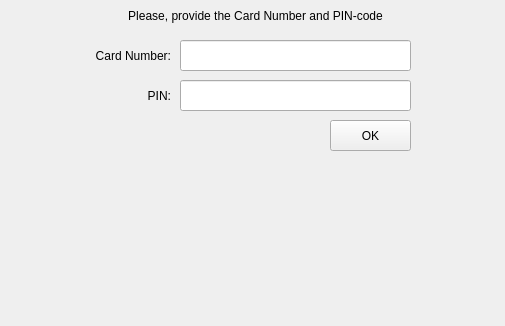
<?xml version="1.0" encoding="UTF-8"?>
<ui version="4.0">
 <class>AuthWidget</class>
 <widget class="QWidget" name="AuthWidget">
  <property name="geometry">
   <rect>
    <x>0</x>
    <y>0</y>
    <width>505</width>
    <height>326</height>
   </rect>
  </property>
  <property name="minimumSize">
   <size>
    <width>505</width>
    <height>141</height>
   </size>
  </property>
  <property name="windowTitle">
   <string>Form</string>
  </property>
  <property name="styleSheet">
   <string notr="true"/>
  </property>
  <widget class="QPushButton" name="authButton">
   <property name="geometry">
    <rect>
     <x>330</x>
     <y>120</y>
     <width>81</width>
     <height>31</height>
    </rect>
   </property>
   <property name="text">
    <string>OK</string>
   </property>
  </widget>
  <widget class="QLineEdit" name="pinInput">
   <property name="geometry">
    <rect>
     <x>180</x>
     <y>80</y>
     <width>231</width>
     <height>31</height>
    </rect>
   </property>
   <property name="echoMode">
    <enum>QLineEdit::Password</enum>
   </property>
  </widget>
  <widget class="QLabel" name="cardNumberLabel">
   <property name="geometry">
    <rect>
     <x>60</x>
     <y>40</y>
     <width>111</width>
     <height>31</height>
    </rect>
   </property>
   <property name="text">
    <string>Card Number:</string>
   </property>
   <property name="alignment">
    <set>Qt::AlignRight|Qt::AlignTrailing|Qt::AlignVCenter</set>
   </property>
  </widget>
  <widget class="QLabel" name="pinLabel">
   <property name="geometry">
    <rect>
     <x>100</x>
     <y>80</y>
     <width>71</width>
     <height>31</height>
    </rect>
   </property>
   <property name="text">
    <string>PIN:</string>
   </property>
   <property name="alignment">
    <set>Qt::AlignRight|Qt::AlignTrailing|Qt::AlignVCenter</set>
   </property>
  </widget>
  <widget class="QLabel" name="authMessage">
   <property name="geometry">
    <rect>
     <x>70</x>
     <y>0</y>
     <width>371</width>
     <height>31</height>
    </rect>
   </property>
   <property name="text">
    <string>Please, provide the Card Number and PIN-code</string>
   </property>
   <property name="textFormat">
    <enum>Qt::AutoText</enum>
   </property>
   <property name="alignment">
    <set>Qt::AlignCenter</set>
   </property>
  </widget>
  <widget class="QLineEdit" name="cadNumberInput">
   <property name="geometry">
    <rect>
     <x>180</x>
     <y>40</y>
     <width>231</width>
     <height>31</height>
    </rect>
   </property>
  </widget>
 </widget>
 <resources/>
 <connections/>
</ui>
